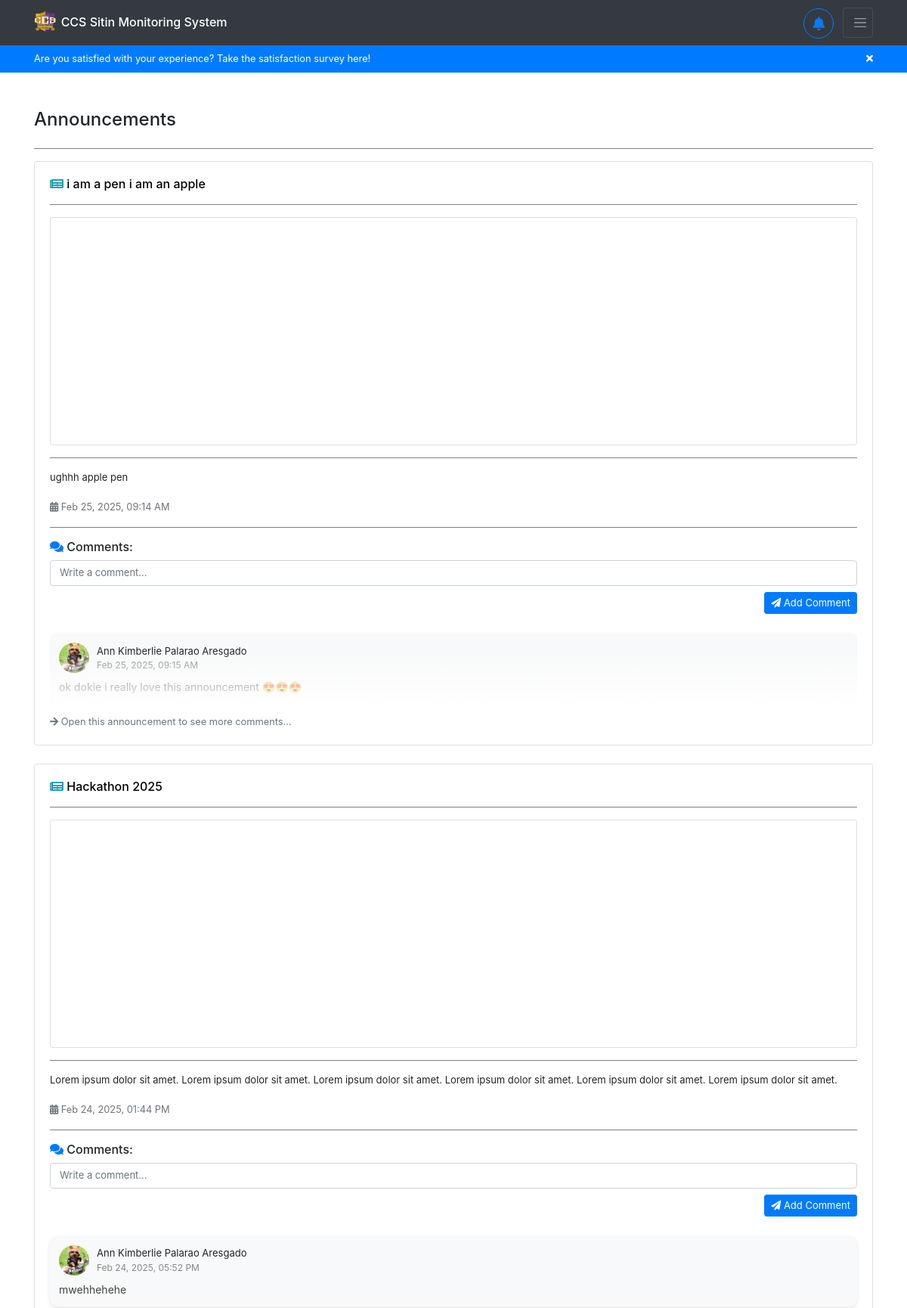
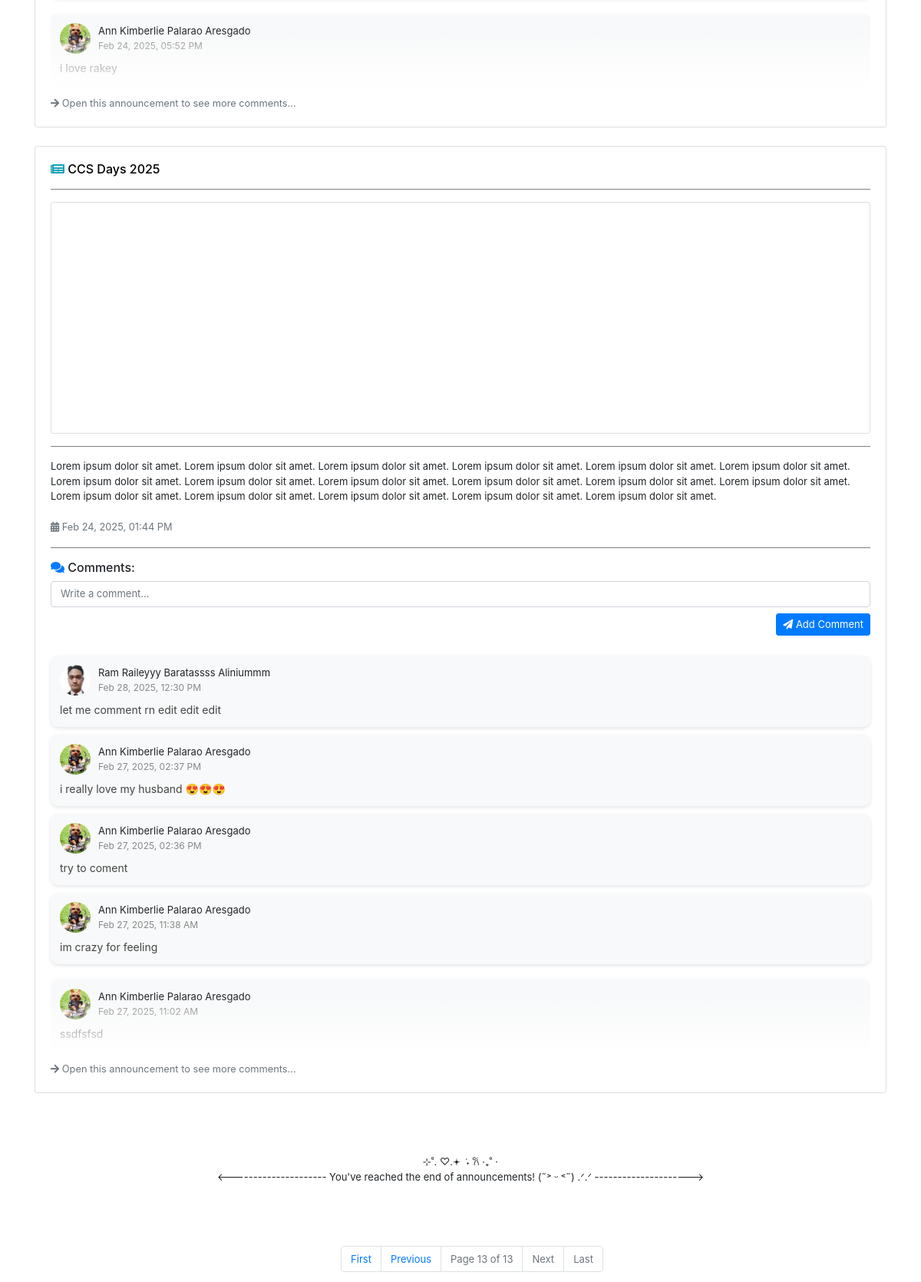
Screenshot of /announcements/?page=13 (signed in, upper part) with the database file from the repository (2 pictures, top to bottom).
### backend/models.py (models this page shows, shortened)
class Announcement(models.Model):
    title = models.CharField(max_length=255, blank=True, null=True)
    content = models.TextField(blank=True, null=True)
    image = models.ImageField(upload_to="announcements/", default="announcements/announcement.jpg", blank=True, null=True)
    date = models.DateTimeField(auto_now_add=True)
    updated_at = models.DateTimeField(auto_now=True)
    superuser = models.ForeignKey(User, on_delete=models.CASCADE, limit_choices_to={'is_superuser': True})

class AnnouncementComment(models.Model):
    comment = models.TextField(blank=True, null=True)
    date = models.DateTimeField(auto_now_add=True)
    updated_at = models.DateTimeField(auto_now=True)
    announcement = models.ForeignKey(Announcement, on_delete=models.CASCADE)
    user = models.ForeignKey(User, on_delete=models.CASCADE)

class Registration(models.Model):
    idno = models.IntegerField(primary_key=True)
    lastname = models.CharField(max_length=80, null=True, blank=True)
    firstname = models.CharField(max_length=80, null=True, blank=True)
    middlename = models.CharField(max_length=80, null=True, blank=True)
    course = models.CharField(max_length=80, choices=COURSE_CHOICES, null=True, blank=True)
    level = models.IntegerField(null=True, choices=LEVEL_CHOICES, blank=True)
    email = models.EmailField(max_length=80, null=True, blank=True)
    address = models.CharField(max_length=255, null=True, blank=True)
    sessions = models.IntegerField(default=30, null=True, blank=True)
    points = models.IntegerField(default=0, null=True, blank=True)
    sitins_count = models.IntegerField(default=0, null=True, blank=True)
    profilepicture_og = models.ImageField(upload_to="profiles/", default="profiles/default.jpg", blank=True, null=True)
    profilepicture_lg = models.ImageField(upload_to="profiles/", default="profiles/default_lg.jpg", blank=True, null=True)
    profilepicture_md = models.ImageField(upload_to="profiles/", default="profiles/default_md.jpg", blank=True, null=True)
    profilepicture_sm = models.ImageField(upload_to="profiles/", default="profiles/default_sm.jpg", blank=True, null=True)
    study_load = models.ImageField(upload_to="schedules/", blank=True, null=True)
    profiledescription = models.TextField(blank=True, null=True)
    username = models.OneToOneField(User, on_delete=models.CASCADE)

### backend/views.py (the view)
# urls.py: path('announcements/', views.announcements, name='user-announcements'),
@login_required
def announcements(request):
    if request.user.is_authenticated:
        announcements = Announcement.objects.all().prefetch_related(
            Prefetch(
                'announcementcomment_set',
                queryset=AnnouncementComment.objects.select_related(
                    'user',
                    'user__registration'
                ).order_by('-date')
            )
        ).order_by('-updated_at')
        paginator = Paginator(announcements, 3)
        page_number = request.GET.get('page')
        page_obj = paginator.get_page(page_number)
        try:
            register = Registration.objects.get(username=request.user)
        except Registration.DoesNotExist:
            register = request.user
        return render(request, 'backend/pages/announcements.html', context={'announcements': page_obj, 'register': register} )
    return redirect('/')

### backend/templatetags/custom_filters.py (called while the page is built)
@register.filter
def time_ago(value):
    if not value:
        return ""
    now = timezone.localtime(timezone.now())
    value = timezone.localtime(value)
    diff = now - value
    seconds = diff.total_seconds()
    if seconds < 60:
        return f"{int(seconds)} seconds ago"
    elif seconds < 3600:
        minutes = int(seconds / 60)
        return f"{minutes} minute{'s' if minutes != 1 else ''} ago"
    elif seconds < 86400:
        hours = int(seconds / 3600)
        return f"{hours} hour{'s' if hours != 1 else ''} ago"
    else:
        return value.strftime("%b %d, %Y, %I:%M %p ")  # Fallback to date if > 1 day

### backend/templates/backend/pages/announcements.html (shortened to what this page needs)
{% extends 'backend/base.html' %}
{% load static %}
{% load custom_filters %}
{% block content %}
<div class="container mt-5">
    <div class="d-flex align-items-center mb-4">
        <h4 class="m-0">Announcements</h4>
    </div>
    <hr>
    {% for announcement in announcements %}
    <div id="announcement-body" class="card mb-4 announcement-card shadow-sm">
        <div class="card-body">
            <h6 class="announcement-title">
                <i class="fas fa-newspaper text-info"></i>
                <a href="{% url 'user-announcement' announcement.id %}" title="View this announcement">{{ announcement.title }}</a>
            </h6>
            <hr>
            {% if announcement.image %}
            <div class="text-center card">
                <img src="{{ announcement.image.url }}"
                    alt="Announcement Image"
                    class="img-fluid rounded"
                    style="max-height: 300px; object-fit: cover;"
                    loading="lazy"
                    decoding="async">
            </div>
            <hr>
            {% endif %}
            <p>{{ announcement.content }}</p>
            <small class="text-muted">
                <i class="fas fa-calendar-alt"></i> {{ announcement.date|time_ago }}
            </small>
            <hr>
            <div>
                <h6><i class="fas fa-comments text-primary"></i> Comments:</h6>
                <form id="comment-form-{{ announcement.id }}">
                    <div class="form-group">
                        <textarea class="form-control comment-box" rows="1" placeholder="Write a comment..." style="resize: none; overflow-y: hidden;"
                        oninput="this.style.height = ''; this.style.height = this.scrollHeight + 'px'"
                        required></textarea>
                        <button type="button"
                            data-announcement_id="{{ announcement.id }}"
                            onclick="PostComment(this, this.parentElement.parentElement)"
                            class="btn btn-sm btn-primary float-right mt-2">
                            <i class="fas fa-paper-plane"></i> Add Comment
                        </button>
                    </div>
                </form>
                {% with announcement.announcementcomment_set.all|slice:":5" as comments %}
                    {% for comment in comments %}
                    {% if forloop.last %}
                    <div class="fade-wrapper">
                    {% endif %}
                        <div class="comment-card">
                            <div class="comment-header">
                                <img src="{{ comment.user.registration.profilepicture_sm.url }}" alt="Profile Picture"
                                    class="comment-pic">
                                <div class="comment-user-info">
                                    <p class="mb-0">{{ comment.user.registration.firstname }} {{ comment.user.registration.middlename }} {{ comment.user.registration.lastname }}</p>
                                    <span class="comment-date">{{ comment.date|time_ago }}</span>
                                </div>
                            </div>
                            <div class="comment-body">
                                <p>{{ comment.comment }}</p>
                            </div>
                        </div>
                    {% if forloop.last %}
                    </div>
                    {% endif %}
                    {% endfor %}
                {% if comments %}
                    <a href="{% url 'user-announcement' announcement.id %}" class="small text-muted">
                        <i class="fas fa-arrow-right"></i> Open this announcement to see more comments...
                    </a>
                {% else %}
                    <p class="text-muted"><i class="fas fa-info-circle"></i> No comments yet.</p>
                {% endif %}
                {% endwith %}
            </div>
        </div>
    </div>
    {% empty %}
    <div class="card p-3 shadow-sm">
        <h5 class="text-muted"><i class="fas fa-exclamation-circle"></i> No announcements available.</h5>
    </div>
    {% endfor %}
    {% if announcements.number == announcements.paginator.num_pages %}
    <div class="eol">
        <span>⊹˚. ♡.𖥔 ݁ ˖ 𐙚 ‧₊˚ ⋅</span>
        <span><--------------------- You've reached the end of announcements! (˶˃ ᵕ ˂˶) .ᐟ.ᐟ ---------------------></span>
    </div>
    {% endif %}
        <ul class="pagination pagination-ul justify-content-center">
            <li class="page-item {% if not announcements.has_previous %}disabled{% endif %}" {% if not announcements.has_previous %}style="cursor: not-allowed;"{% endif %}>
                <a class="page-link" href="?page=1">First</a>
            </li>
            <li class="page-item {% if not announcements.has_previous %}disabled{% endif %}" {% if not announcements.has_previous %}style="cursor: not-allowed;"{% endif %}>
                <a class="page-link" href="?page={% if announcements.has_previous %}{{ announcements.previous_page_number }}{% else %}#{% endif %}">Previous</a>
            </li>
            <li class="page-item disabled">
                <span class="page-link">Page {{ announcements.number }} of {{ announcements.paginator.num_pages }}</span>
            </li>
            <li class="page-item {% if not announcements.has_next %}disabled{% endif %}" {% if not announcements.has_next %}style="cursor: not-allowed;"{% endif %}>
                <a class="page-link" href="?page={% if announcements.has_next %}{{ announcements.next_page_number }}{% else %}#{% endif %}">Next</a>
            </li>
            <li class="page-item {% if not announcements.has_next %}disabled{% endif %}" {% if not announcements.has_next %}style="cursor: not-allowed;"{% endif %}>
                <a class="page-link" href="?page={{ announcements.paginator.num_pages }}">Last</a>
            </li>
        </ul>
</div>
{% endblock %}

### backend/static/backend/css/styles.css (style rules this page uses)
* { box-sizing: border-box; padding: 0; margin: 0; }
li { text-decoration: none; }
p { font-size: small; }
button { font-size: small; }
.btn { font-size: small; }
form { display: flex; flex-direction: column; row-gap: 10px; }
hr { width: 100%; border: none; border-top: 1px solid gray; }
ul { font-size: small; margin-left: 30px; }
.comment-card { background: #f8f9fa; border-radius: 10px; padding: 12px; margin: 10px 0; display: flex; flex-direction: column; box-shadow: 0 2px 5px rgba(0, 0, 0, 0.1); }
.comment-header { display: flex; align-items: center; margin-bottom: 8px; }
.comment-pic { width: 40px; height: 40px; border-radius: 50%; object-fit: cover; margin-right: 10px; }
.comment-user-info { display: flex; flex-direction: column; }
.comment-date { font-size: 12px; color: #888; }
.comment-body p { font-size: 14px; margin: 0; color: #444; }
input[type="text"], input[type="email"], input[type="password"], input[type="number"], input[type="search"], input[type="tel"], input[type="url"], input[type="date"], input[type="datetime-local"], input[type="month"], input[type="week"], input[type="time"], textarea, select { font-size: small !important; }
.eol { font-size: small; display: flex; align-items: center; margin: 5rem 0; flex-direction: column; }

### backend/templates/backend/pages/announcements.html (style rules this page uses)
.fade-wrapper { position: relative; overflow: hidden; }
.fade-wrapper::after { content: ''; position: absolute; bottom: 0; left: 0; right: 0; height: 80px; background: linear-gradient(to bottom, rgba(255, 255, 255, 0), rgba(255, 255, 255, 1) 90%); pointer-events: none; }
.fade-wrapper::before { content: ''; position: absolute; bottom: 0; left: 0; right: 0; height: 1px; background: linear-gradient(to right, rgba(0, 0, 0, 0.1), rgba(0, 0, 0, 0.1) 50%, rgba(0, 0, 0, 0)); pointer-events: none; }
.announcement-title a { color: black; }

### rows the page displays
Announcement: title "i am a pen i am an apple", image (picture), content "ughhh apple pen", date "Feb 25, 2025, 09:14 AM"
AnnouncementComment: user.registration.profilepicture_sm (picture), user.registration.firstname "Ann Kimberlie", user.registration.middlename "Palarao", user.registration.lastname "Aresgado", date "Feb 25, 2025, 09:15 AM", comment "ok dokie i really love this announcement 😍😍😍"
Announcement: title "Hackathon 2025", image (picture), content "Lorem ipsum dolor sit amet. Lorem ipsum dolor sit amet. Lorem ipsum dolor sit amet. Lorem ipsum dolor sit amet. Lorem ipsum dolor sit amet. Lorem ipsum dolor sit amet.", date "Feb 24, 2025, 01:44 PM"
AnnouncementComment: user.registration.profilepicture_sm (picture), user.registration.firstname "Ann Kimberlie", user.registration.middlename "Palarao", user.registration.lastname "Aresgado", date "Feb 24, 2025, 05:52 PM", comment "mwehhehehe"
AnnouncementComment: user.registration.profilepicture_sm (picture), user.registration.firstname "Ann Kimberlie", user.registration.middlename "Palarao", user.registration.lastname "Aresgado", date "Feb 24, 2025, 05:52 PM", comment "i love rakey"
Announcement: title "CCS Days 2025", image (picture), content "Lorem ipsum dolor sit amet. Lorem ipsum dolor sit amet. Lorem ipsum dolor sit amet. Lorem ipsum dolor sit amet. Lorem ipsum dolor sit amet. Lorem ipsum dolor sit amet. Lorem ipsum dolor sit amet. Lorem ipsum dolor sit amet. Lorem ipsum dolor sit amet. Lorem ipsum dolor sit amet. Lorem ipsum dolor sit amet. Lorem ipsum dolor sit amet. Lorem ipsum dolor sit amet. Lorem ipsum dolor sit amet. Lorem ipsum dolor sit amet. Lorem ipsum dolor sit amet. Lorem ipsum dolor sit amet.", date "Feb 24, 2025, 01:44 PM"
AnnouncementComment: user.registration.profilepicture_sm (picture), user.registration.firstname "Ram Raileyyy", user.registration.middlename "Baratassss", user.registration.lastname "Aliniummm", date "Feb 28, 2025, 12:30 PM", comment "let me comment rn edit edit edit"
AnnouncementComment: user.registration.profilepicture_sm (picture), user.registration.firstname "Ann Kimberlie", user.registration.middlename "Palarao", user.registration.lastname "Aresgado", date "Feb 27, 2025, 02:37 PM", comment "i really love my husband 😍😍😍"
AnnouncementComment: user.registration.profilepicture_sm (picture), user.registration.firstname "Ann Kimberlie", user.registration.middlename "Palarao", user.registration.lastname "Aresgado", date "Feb 27, 2025, 02:36 PM", comment "try to coment"
AnnouncementComment: user.registration.profilepicture_sm (picture), user.registration.firstname "Ann Kimberlie", user.registration.middlename "Palarao", user.registration.lastname "Aresgado", date "Feb 27, 2025, 11:38 AM", comment "im crazy for feeling"
AnnouncementComment: user.registration.profilepicture_sm (picture), user.registration.firstname "Ann Kimberlie", user.registration.middlename "Palarao", user.registration.lastname "Aresgado", date "Feb 27, 2025, 11:02 AM", comment "ssdfsfsd"

### other values shown
{{ announcements.number }} "13"
{{ announcements.paginator.num_pages }} "13"
